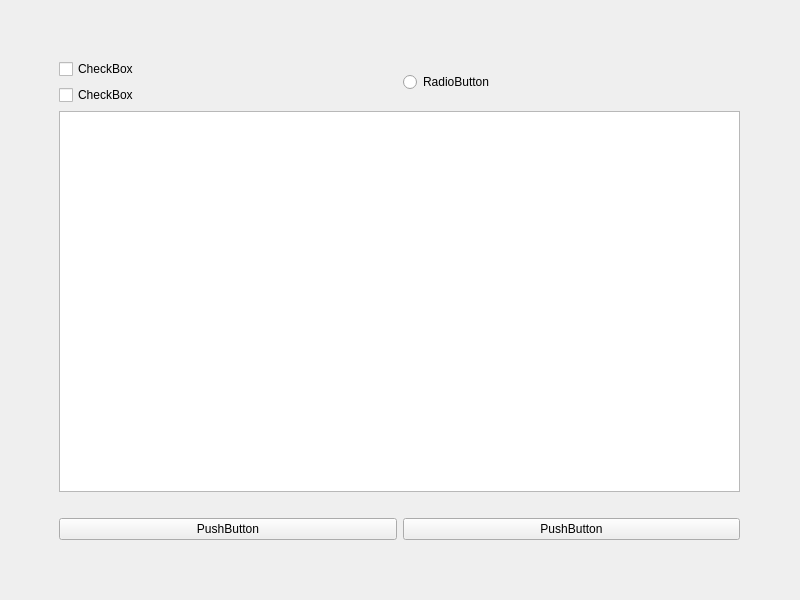
<?xml version="1.0" encoding="UTF-8"?>
<ui version="4.0">
 <class>PayAndExtendingPage</class>
 <widget class="QWidget" name="PayAndExtendingPage">
  <property name="geometry">
   <rect>
    <x>0</x>
    <y>0</y>
    <width>800</width>
    <height>600</height>
   </rect>
  </property>
  <property name="windowTitle">
   <string>Form</string>
  </property>
  <widget class="QWidget" name="gridLayoutWidget">
   <property name="geometry">
    <rect>
     <x>9</x>
     <y>9</y>
     <width>781</width>
     <height>581</height>
    </rect>
   </property>
   <layout class="QGridLayout" name="gridLayout">
    <property name="leftMargin">
     <number>50</number>
    </property>
    <property name="topMargin">
     <number>50</number>
    </property>
    <property name="rightMargin">
     <number>50</number>
    </property>
    <property name="bottomMargin">
     <number>50</number>
    </property>
    <item row="5" column="0">
     <widget class="QPushButton" name="pushButton_2">
      <property name="text">
       <string>PushButton</string>
      </property>
     </widget>
    </item>
    <item row="5" column="1">
     <widget class="QPushButton" name="pushButton">
      <property name="text">
       <string>PushButton</string>
      </property>
     </widget>
    </item>
    <item row="0" column="0">
     <widget class="QCheckBox" name="checkBox">
      <property name="text">
       <string>CheckBox</string>
      </property>
     </widget>
    </item>
    <item row="4" column="0" colspan="2">
     <spacer name="horizontalSpacer">
      <property name="orientation">
       <enum>Qt::Horizontal</enum>
      </property>
      <property name="sizeHint" stdset="0">
       <size>
        <width>40</width>
        <height>20</height>
       </size>
      </property>
     </spacer>
    </item>
    <item row="2" column="0" colspan="2">
     <widget class="QListView" name="listView"/>
    </item>
    <item row="1" column="0">
     <widget class="QCheckBox" name="checkBox_2">
      <property name="text">
       <string>CheckBox</string>
      </property>
     </widget>
    </item>
    <item row="0" column="1" rowspan="2">
     <widget class="QRadioButton" name="radioButton">
      <property name="text">
       <string>RadioButton</string>
      </property>
     </widget>
    </item>
   </layout>
  </widget>
 </widget>
 <resources/>
 <connections/>
</ui>
